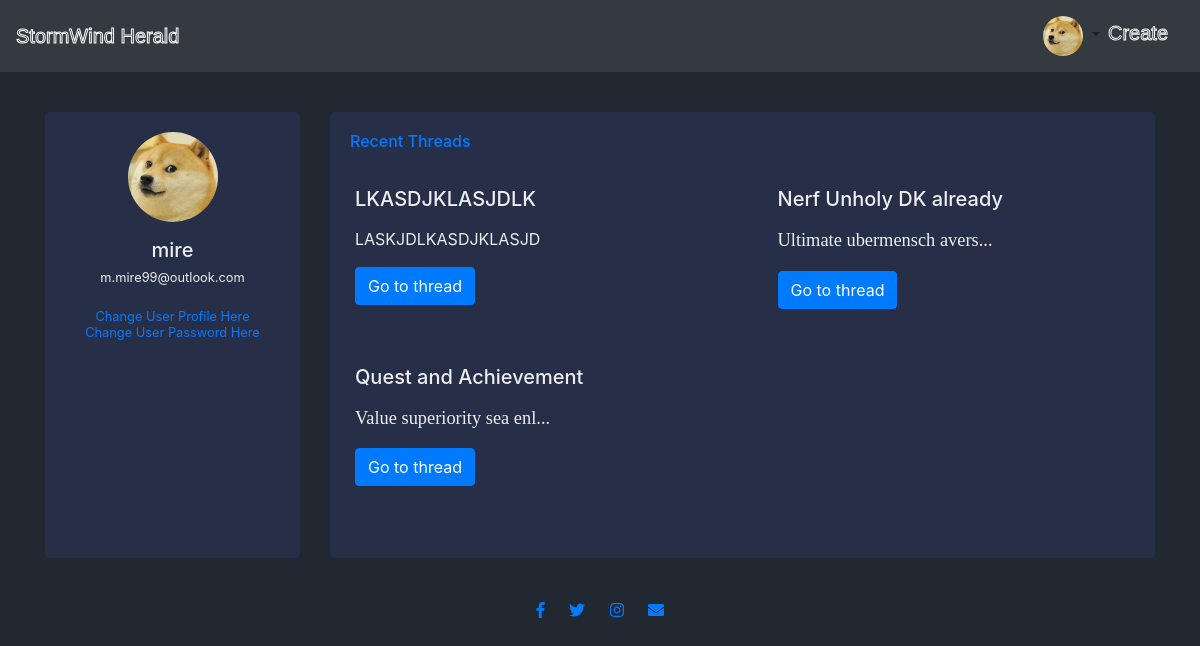
The page /profile/ (signed in) on the database as committed earlier.
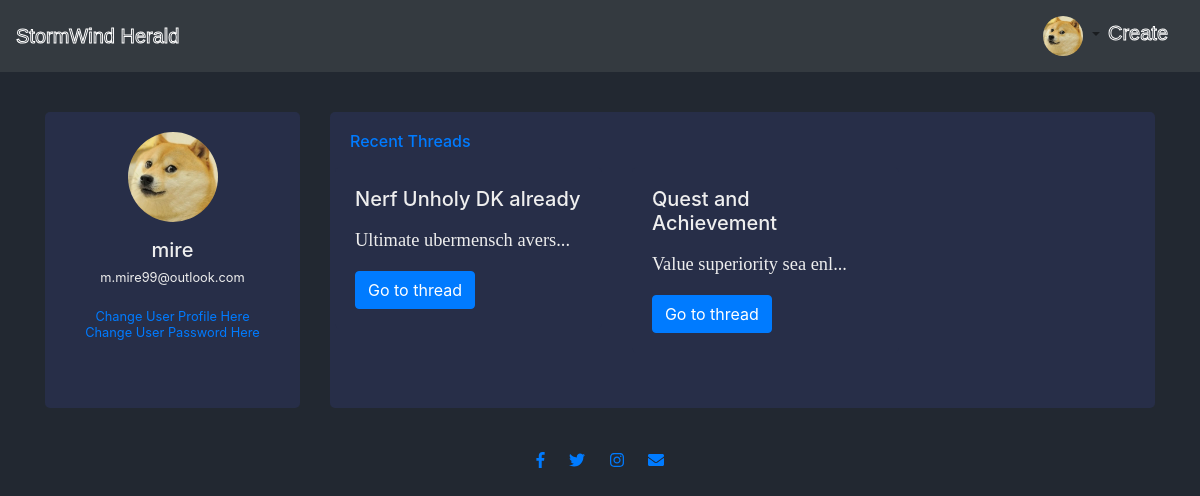
The same page on the database as committed later.
### stormwind/models.py (models this page shows, shortened)
class Thread(models.Model):
	member = models.ForeignKey(User,on_delete=models.CASCADE)
	title = models.CharField(max_length=155)
	content = HTMLField(blank=True,null=True)
	date_created = models.DateTimeField(default=timezone.now)
	category = models.CharField(max_length=155)
	likes = models.ManyToManyField(User,related_name='likes')

### stormwind/views.py (the view)
# urls.py: path('profile/',views.profile,name='profile'),
@login_required
def profile(request):
	user = request.user
	threads = Thread.objects.filter(member=request.user).order_by('-date_created')
	paginator = Paginator(threads,4)
	page_obj = paginator.page(request.GET.get('page',1))
	t_count = threads.count()
	return render(request,'users/profile.html',{'page_obj':page_obj,
												'user': user,
												't_count':t_count})

### users/templates/users/profile.html (shortened to what this page needs)
{% extends "stormwind/base.html" %}
{% block content %}
<div class="row gutters" style='margin-top:20px;'>
  <div class="col-xl-3 col-lg-3 col-md-12 col-sm-12 col-12">
    <div class="card h-100">
      <div class="card-body">
        <div class="account-settings">
          <div class="user-profile">
            <div class="user-avatar">
              <img src="{{ user.profile.profile_pic.url }}" alt="Profile Picture">
            </div>
            <h5 class="user-name">{{ user.username }}</h5>
            <h6 class="user-email">{{ user.email }}</h6>
            <br>
            <h6 class='user-email'><a href="{% url 'editProfile' %}">Change User Profile Here</a></h6>
            <h6 class="user-email"><a href="#">Change User Password Here</a></h6>
          </div>
        </div>
      </div>
    </div>
  </div>
  <div class="col-xl-9 col-lg-9 col-md-12 col-sm-12 col-12">
    <div class="card h-100">
      <div class="card-body">
        <div class="row gutters">
          <div class="col-xl-12 col-lg-12 col-md-12 col-sm-12 col-12">
            <h6 class="mb-3 text-primary">Recent Threads</h6>
          </div>
          <div class="row">
            {% for t in page_obj %}
            <div class="col-sm-6">
              <div class="card">
                <div class="card-body">
                  <h5 class="card-title">
                {% if t.title|length > 40 %}
                  {{ t.title|slice:40 }}..
                {% else %}
                  {{ t.title }}
                {% endif %}
                </h5>
                  {% if t.content|length > 90 %}
                    <p class="card-text">{{ t.content|safe|slice:90 }}...</p>
                  {% else %}
                    <p class="card-text">{{ t.content|safe }}</p>
                  {% endif %}
                  <a href="{% url 'detail-view' t.id %}" class="btn btn-primary">Go to thread</a>
                </div>
              </div>
            </div>
            {% endfor %}
          </div>
        </div>
      </div>
    </div>
  </div>
  {% endblock content %}

Rows that differ between the two databases and show on the page:
removed Thread: title "LKASDJKLASJDLK", content "LASKJDLKASDJKLASJD"
